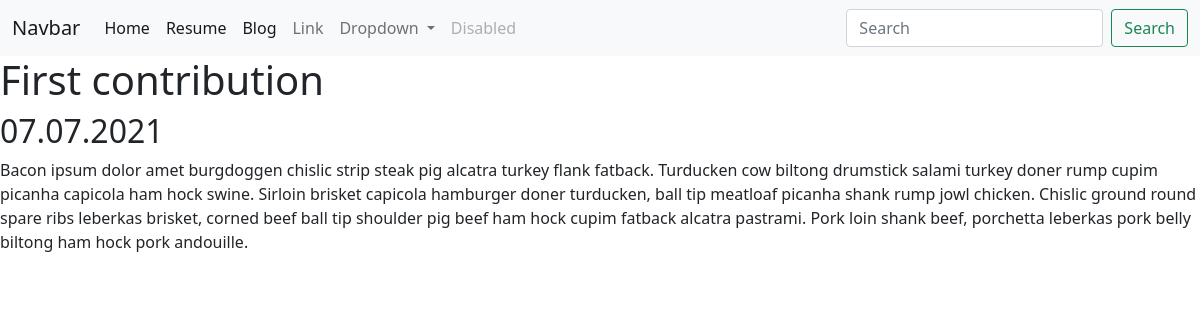
Page /blog/1/ on the committed database.
### blog/models.py (models this page shows, shortened)
class Blog(models.Model):
    title = models.CharField(max_length=200)
    date = models.DateField('date published')
    content = models.TextField()

### blog/views.py (the view)
# urls.py: path('<int:blog_id>/', views.detail, name='detail'),
def detail(request, blog_id):
    blog = get_object_or_404(Blog, pk=blog_id)
    return render(request, 'blog/detail.html', {'blog':blog})

### blog/templates/blog/detail.html
{% extends 'portfolio/base.html' %}
{% block content %}
<h1>{{ blog.title }}</h1>
<h2>{{ blog.date|date:'d.m.Y'}}</h2>
{{ blog.content|safe}}
{% endblock %}

### rows in the picture
Blog: title "First contribution", date "07.07.2021", content "Bacon ipsum dolor amet burgdoggen chislic strip steak pig alcatra turkey flank fatback. Turducken cow biltong drumstick salami turkey doner rump cupim picanha capicola ham hock swine. Sirloin brisket capicola hamburger doner turducken, ball tip meatloaf picanha shank rump jowl chicken. Chislic ground round spare ribs leberkas brisket, corned beef ball tip shoulder pig beef ham hock cupim fatback alcatra pastrami. Pork loin shank beef, porchetta leberkas pork belly biltong ham hock pork andouille."
